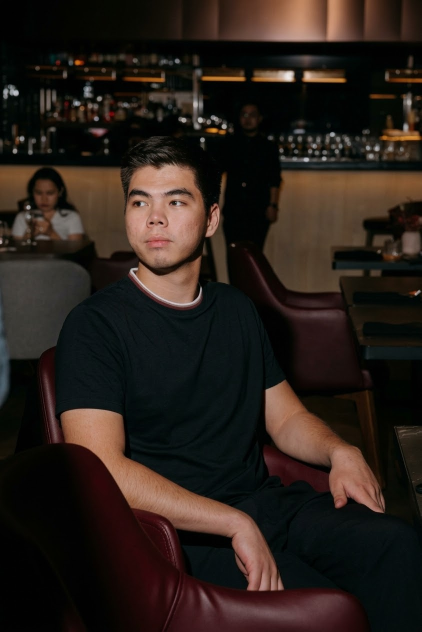
#> input picture scripts/portrait/source.jpg, 843 x 1264 px (shown at 1/2 size)
$ python avatar.py
#> lines starting #> are read from the running program, lines starting #| are printed output that depends on the picture; after the words box and inside, x2 and y2 are one past the last pixel; in counts of white or black regions, pixels touching at a corner belong together
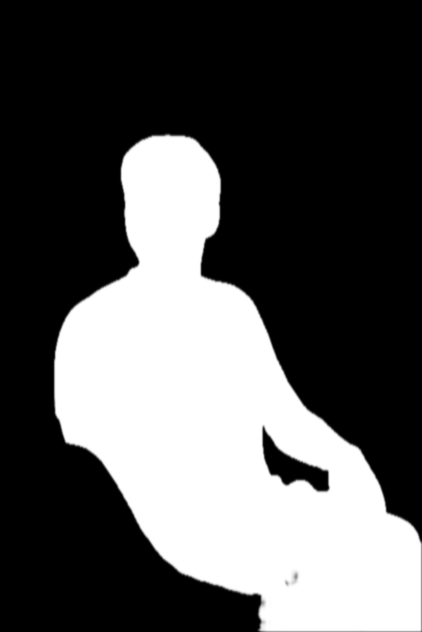
#> input picture scripts/portrait/subject-mask.png, 843 x 1264 px (shown at 1/2 size)
### scripts/portrait/build.py
"""
Hero portrait, from the source photo to the files the site ships:

    source.jpg + subject-mask.png → cut-out (armchairs removed) → JPEG block seams evened out → 4:5 crop with
    dissolving edges, upscaled once with Lanczos → light sharpening
    → src/assets/portrait/portrait-{480,720,960,1200}.{avif,webp}

    python3 scripts/portrait/build.py [--out DIR]

Needs the versions in requirements.txt, avifenc (built with aom) and cwebp; other versions can round
differently. subject-mask.png is Apple Vision's subject lift for source.jpg (subject-mask.swift, macOS 14+);
it's kept here so the build doesn't depend on the OS.

source.jpg is the camera photo after an AI edit that lit the near arm and the shoulder, so nothing is lifted
or painted here (the camera export had them clipped to black; the lift for that version is in git history).
It is 843×1264, so the crop (~696 px wide) is upscaled ×1.73 to 1200×1500 in one Lanczos step: no ML upscaler,
those invent skin texture and make it plastic. Before that the JPEG's 8×8 block seams are evened out (colour
more than lightness) so the grid doesn't show once enlarged; after it a light unsharp mask on lightness brings
back about the camera file's crispness without halos.

Coordinates are source.jpg pixels. The frame is the one the site has used since the first portrait: mapped
from the camera export with the transform that aligns the two files (scale 2.0285, shift 1.1/5.1 px, from
background features), so the face sits where it did and the phone layout's face centring still holds.
"""
import argparse
import subprocess
import tempfile
from pathlib import Path

import cv2
import numpy as np
from PIL import Image, ImageDraw, ImageFilter

HERE = Path(__file__).resolve().parent
ROOT = HERE.parents[1]
WIDTHS = (480, 720, 960, 1200)

# the 4:5 frame: width, horizontal centre, air above the hair (share of the frame height), row where the bottom
# dissolve starts, share of the width faded at the side edges, columns searched for the top of the hair
FRAME = dict(src_w=695.6, center_x=340.6, air=0.09, fade_from=998.2, side=0.04, head_cols=(197, 492))
OUT_W, OUT_H = 1200, 1500

# where the maroon armchairs show inside Vision's mask: the chair back behind the near shoulder, the chair arm
# under the near forearm, the chair behind the far arm, the one in front at the bottom
CHAIR_AREAS = [
    [(55, 640), (135, 640), (135, 900), (55, 900)],
    [(225, 990), (390, 990), (390, 1180), (225, 1180)],
    [(500, 870), (725, 870), (725, 1000), (500, 1000)],
    [(470, 1140), (780, 1140), (780, 1264), (470, 1264)],
]


def subject_alpha(rgb, mask):
    """Vision's mask, minus the maroon armchairs, contour pulled in ~0.5 px and re-softened."""
    a = mask.astype(np.float32) / 255
    # the armchairs: hue 10–30° against skin's ~50° and the black shirt, only where the chairs actually are
    # (the lips and the collar's stripe are maroon too)
    lab = cv2.cvtColor(cv2.GaussianBlur(rgb / 255, (0, 0), 1.0), cv2.COLOR_RGB2Lab)
#> lab: shape (1264, 843, 3) float32; mean of channels 0, 1, 2 13.3, 3.6, 5
    hue = np.degrees(np.arctan2(lab[..., 2], lab[..., 1]))
    maroon = (np.hypot(lab[..., 1], lab[..., 2]) > 8) & (hue > -30) & (hue < 32) & (lab[..., 0] > 3) & (lab[..., 0] < 55)
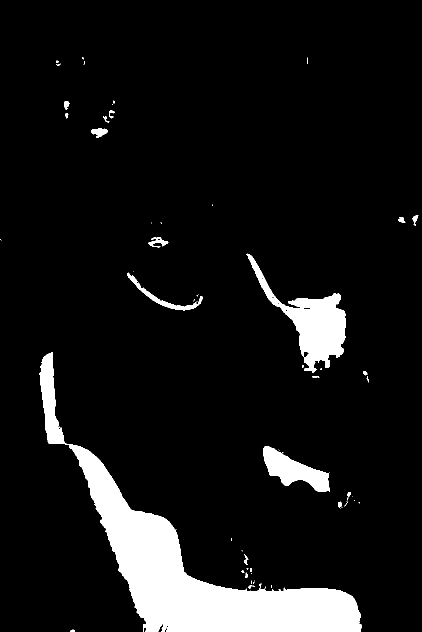
#> maroon: shape (1264, 843) bool (shown at 1/2 size); 8.7% white; 60 white regions (38 under 20 px), largest, box (x1, y1, x2, y2) and area: (79, 705, 723, 1264) 69771, (493, 507, 692, 746) 13531, (526, 892, 660, 984) 5643
    area = Image.new('L', (a.shape[1], a.shape[0]), 0)
#> area: PIL image 843x1264 L; every value is 0
    for points in CHAIR_AREAS:
        ImageDraw.Draw(area).polygon(points, fill=255)
#> area: PIL image 843x1264 L; 11.4% white; 4 white regions, box (x1, y1, x2, y2) and area: (470, 1140, 781, 1264) 38564, (225, 990, 391, 1181) 31706, (500, 870, 726, 1001) 29606, (55, 640, 136, 901) 21141
    chair = (maroon & (np.asarray(area) > 0) & (a > 0.02)).astype(np.uint8) * 255
#> chair: shape (1264, 843); 2.4% white; 32 white regions (24 under 20 px), largest, box (x1, y1, x2, y2) and area: (470, 1167, 723, 1264) 17250, (242, 990, 391, 1161) 6644, (526, 895, 660, 984) 875
    chair = cv2.morphologyEx(chair, cv2.MORPH_OPEN, np.ones((3, 3), np.uint8))
#> chair: shape (1264, 843); 2.3% white; 13 white regions (5 under 20 px), largest, box (x1, y1, x2, y2) and area: (470, 1176, 723, 1264) 17182, (258, 1017, 391, 1161) 6572, (526, 902, 660, 984) 814
    chair = cv2.morphologyEx(chair, cv2.MORPH_CLOSE, np.ones((5, 5), np.uint8))
#> chair: shape (1264, 843); 2.3% white; 12 white regions (4 under 20 px), largest, box (x1, y1, x2, y2) and area: (470, 1176, 723, 1264) 17205, (258, 1017, 391, 1161) 6572, (526, 902, 660, 984) 822
    chair = cv2.GaussianBlur(cv2.dilate(chair, np.ones((3, 3), np.uint8)).astype(np.float32) / 255, (0, 0), 0.8)
    a = a * (1 - chair)
    am = Image.fromarray((a * 255).round().astype(np.uint8)).filter(ImageFilter.MinFilter(3)).filter(ImageFilter.GaussianBlur(0.6))
    return np.asarray(am).astype(np.float32) / 255


def soften_blocks(rgb, threshold=8.0):
    """JPEG 8×8 blocks and 16×16 colour blocks, softened before the enlargement.

    Colour: a 1.5 px blur of Cr/Cb (the eye reads detail from lightness). Lightness: only the seams between
    8×8 blocks, and only small steps across them (a real edge is left alone): the two pixels on each side move
    towards each other, like a video decoder's weak deblocking filter. Texture inside the blocks is untouched.
    """
#> called with threshold = 8
    ycc = cv2.cvtColor(np.clip(rgb, 0, 255).astype(np.uint8), cv2.COLOR_RGB2YCrCb).astype(np.float32)
    for c in (1, 2):
        ycc[..., c] = cv2.GaussianBlur(ycc[..., c], (0, 0), 1.5)
    y = ycc[..., 0]
    for axis in (1, 0):
        y = np.moveaxis(y, axis, 1)
        seam = np.arange(7, y.shape[1] - 2, 8)          # last column of each block
        p1, p0, q0, q1 = (y[:, seam + k].copy() for k in (-1, 0, 1, 2))
        step = q0 - p0
        delta = step * np.clip(1 - np.abs(step) / threshold, 0, 1)
        y[:, seam] = p0 + delta / 3
        y[:, seam + 1] = q0 - delta / 3
        y[:, seam - 1] = p1 + delta / 6
        y[:, seam + 2] = q1 - delta / 6
        y = np.moveaxis(y, 1, axis)
    ycc[..., 0] = y
    return cv2.cvtColor(np.clip(ycc, 0, 255).round().astype(np.uint8), cv2.COLOR_YCrCb2RGB).astype(np.float32)
#> returned value: shape (1264, 843, 3) float32


def decontaminate(rgb, alpha):
    """Partly transparent edge pixels take the colour of the solid interior next to them."""
    solid = alpha > 0.97
#> solid: shape (1264, 843) bool; 30.4% white; 1 white region, box (x1, y1, x2, y2) and area: (112, 275, 839, 1259) 323692
    pre = Image.fromarray((rgb * solid[..., None]).astype(np.uint8)).filter(ImageFilter.GaussianBlur(2.5))
    den = np.asarray(Image.fromarray((solid * 255).astype(np.uint8)).filter(ImageFilter.GaussianBlur(2.5))).astype(np.float32) / 255
    interior = np.asarray(pre).astype(np.float32) / np.maximum(den, 1e-3)[..., None]
    interior = np.where(den[..., None] > 0.02, np.clip(interior, 0, 255), rgb)
    w = (np.clip((0.97 - alpha) / 0.97, 0, 1) * (alpha > 0.002))[..., None]
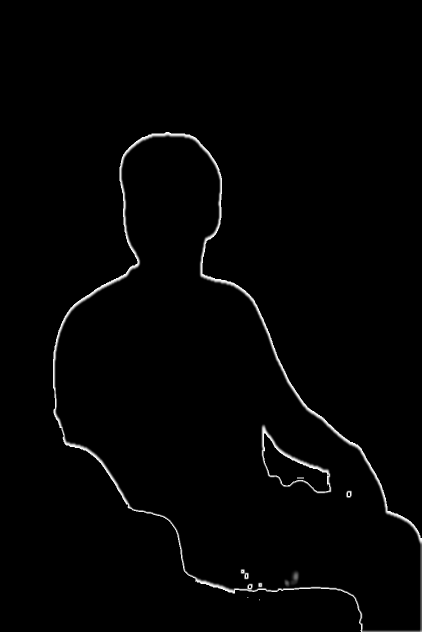
#> w: shape (1264, 843, 1) float32 (shown at 1/2 size); min 0, max 0.996, mean 0.0131
    return rgb * (1 - w) + interior * w


# [76 lines left out: functions frame, sharpen, main, not called in this run]


# [2 lines that do not run on import are left out]

### scripts/whatsapp/avatar.py
"""
WhatsApp Business profile photo: 1024×1024, the site's portrait (same cut-out, grade and black point 0 as
scripts/portrait/build.py) on black, framed for WhatsApp's circle: the face in the centre of the circle, the
shoulders inside it. A second version adds a soft orange glow from below, the wave's light.

    python3 scripts/whatsapp/avatar.py        → exports/whatsapp/avatar.png, avatar-glow.png

Framing, in source.jpg pixels: the face's centre is the centre of Vision's face box (316, 445; the pupils at 406,
the mouth at 481), so the eyes land at ~43 % of the height; a 235 px radius keeps the hair with air above it and
the shoulders (x 126–526 at y 650) inside the circle.
"""
import sys
from pathlib import Path

import cv2
import numpy as np
from PIL import Image

HERE = Path(__file__).resolve().parent
ROOT = HERE.parents[1]
sys.path.insert(0, str(ROOT / 'scripts/portrait'))
import build as portrait  # noqa: E402

FACE = (316.0, 445.0)
RADIUS = 235.0
SIZE = 1024
ACCENT = np.array([255, 122, 26], np.float32)   # --accent-rgb


def render(glow):
    src = np.asarray(Image.open(portrait.HERE / 'source.jpg').convert('RGB')).astype(np.float32)
    alpha = portrait.subject_alpha(src, np.asarray(Image.open(portrait.HERE / 'subject-mask.png').convert('L')))
    rgb = portrait.decontaminate(portrait.soften_blocks(src), alpha)

    # the site's grade: saturation ×1.06, ×0.97, black point at 0 per channel
    lum = (rgb @ np.array([0.2126, 0.7152, 0.0722], dtype=np.float32))[..., None]
    graded = np.clip((lum + (rgb - lum) * 1.06) * 0.97, 0, 255)
    black = np.percentile(graded[alpha > 0.98], 0.5, axis=0)
#> black = [0, 0.97, 0]
    graded = np.clip((graded - black) / (255 - black) * 255, 0, 255)

    # one resampling: the square around the face straight to 1024×1024, premultiplied
    scale = SIZE / (2 * RADIUS)
    m = np.float32([[scale, 0, -(FACE[0] - RADIUS) * scale], [0, scale, -(FACE[1] - RADIUS) * scale]])
    premult = np.dstack([graded * alpha[..., None], alpha * 255]).astype(np.float32)
    out = cv2.warpAffine(premult, m, (SIZE, SIZE), flags=cv2.INTER_LANCZOS4, borderMode=cv2.BORDER_CONSTANT, borderValue=0)
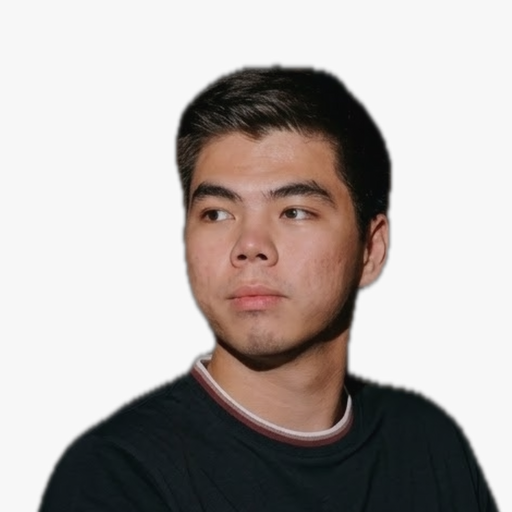
#> out: shape (1024, 1024, 4) float32 (shown at 1/2 size); mean R, G, B, A 30, 23.1, 20.2, 103.2; transparent parts drawn white
    a = np.clip(out[..., 3] / 255, 0, 1)[..., None]
#> a: shape (1024, 1024, 1) float32
    figure = np.clip(out[..., :3], 0, 255)   # premultiplied: over black it is the final colour

    background = np.zeros((SIZE, SIZE, 3), np.float32)
    if glow:
        # warm light rising from below, behind the figure: strongest at the bottom edge, gone by the chin
        ys, xs = np.mgrid[0:SIZE, 0:SIZE].astype(np.float32)
        d = np.hypot((xs - SIZE / 2) / (SIZE * 0.62), (ys - SIZE * 1.12) / (SIZE * 0.62))
        strength = np.clip(1 - d, 0, 1) ** 1.8 * 0.55
        background = ACCENT * strength[..., None]
    image = figure + background * (1 - a)

    # light sharpening of lightness after the ×2 enlargement, like the site's portrait
    lab = cv2.cvtColor(np.clip(image, 0, 255).astype(np.float32) / 255, cv2.COLOR_RGB2Lab)
#> lab: shape (1024, 1024, 3) float32; mean of channels 0, 1, 2 9.9, 2.5, 2.7
    L = lab[..., 0]
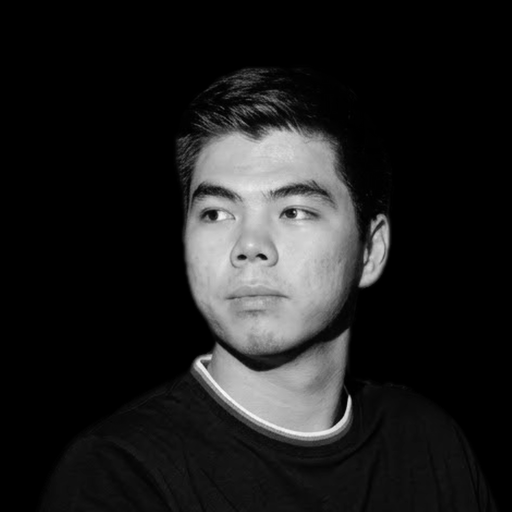
#> L: shape (1024, 1024) float32 (shown at 1/2 size); min 0, max 82.34, mean 9.9; drawn with min black and max white
    lab[..., 0] = L + 0.5 * (L - cv2.GaussianBlur(L, (0, 0), 1.2))
#> lab: shape (1024, 1024, 3) float32; mean of channels 0, 1, 2 9.9, 2.5, 2.7
    image = np.clip(cv2.cvtColor(lab, cv2.COLOR_Lab2RGB), 0, 1) * 255
#> image: shape (1024, 1024, 3) float32; mean of channels 0, 1, 2 30, 23, 20.2
    return Image.fromarray(image.round().astype(np.uint8), 'RGB')
#> returned value: PIL image 1024x1024 RGB


def main():
    out = ROOT / 'exports/whatsapp'
    out.mkdir(parents=True, exist_ok=True)
    render(glow=False).save(out / 'avatar.png', optimize=True)
    render(glow=True).save(out / 'avatar-glow.png', optimize=True)
#> the loop in soften_blocks (call 2), `for axis in (1, 0):` made 2 passes
#> pass 1, in soften_blocks (call 2), `step = q0 - p0`:
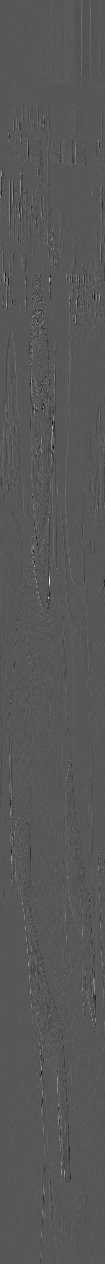
#> step: shape (1264, 105) float32; min -67, max 128, mean 0.1; drawn with min black and max white
#> pass 1, in soften_blocks (call 2), `delta = step * np.clip(1 - np.abs(step) / threshold, 0, 1)`:
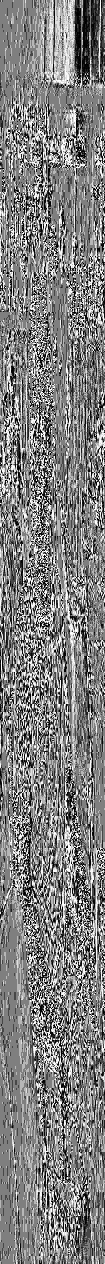
#> delta: shape (1264, 105) float32; min -2, max 2, mean 0.0172; drawn with min black and max white
    print(f'→ {out}')


if __name__ == '__main__':
    main()
